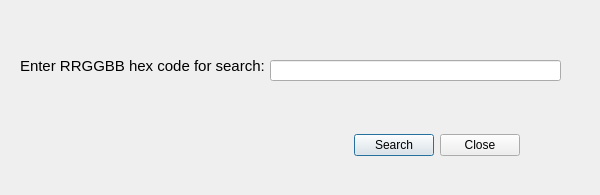
<?xml version="1.0" encoding="UTF-8"?>
<ui version="4.0">
 <class>HexSearchClass</class>
 <widget class="QDialog" name="HexSearchClass">
  <property name="geometry">
   <rect>
    <x>0</x>
    <y>0</y>
    <width>600</width>
    <height>195</height>
   </rect>
  </property>
  <property name="focusPolicy">
   <enum>Qt::FocusPolicy::TabFocus</enum>
  </property>
  <property name="windowTitle">
   <string>HexSearch</string>
  </property>
  <property name="windowIcon">
   <iconset resource="qtcolortable.qrc">
    <normaloff>:/QtColorTable/Palette.ico</normaloff>:/QtColorTable/Palette.ico</iconset>
  </property>
  <widget class="QLabel" name="label">
   <property name="geometry">
    <rect>
     <x>20</x>
     <y>50</y>
     <width>251</width>
     <height>31</height>
    </rect>
   </property>
   <property name="font">
    <font>
     <pointsize>11</pointsize>
    </font>
   </property>
   <property name="text">
    <string>Enter RRGGBB hex code for search:</string>
   </property>
  </widget>
  <widget class="QWidget" name="horizontalLayoutWidget">
   <property name="geometry">
    <rect>
     <x>40</x>
     <y>120</y>
     <width>491</width>
     <height>51</height>
    </rect>
   </property>
   <layout class="QHBoxLayout" name="horizontalLayout">
    <item>
     <spacer name="horizontalSpacer">
      <property name="orientation">
       <enum>Qt::Orientation::Horizontal</enum>
      </property>
      <property name="sizeHint" stdset="0">
       <size>
        <width>40</width>
        <height>20</height>
       </size>
      </property>
     </spacer>
    </item>
    <item>
     <widget class="QPushButton" name="searchBtn">
      <property name="text">
       <string>Search</string>
      </property>
     </widget>
    </item>
    <item>
     <widget class="QPushButton" name="closeBtn">
      <property name="text">
       <string>Close</string>
      </property>
     </widget>
    </item>
   </layout>
  </widget>
  <widget class="QLineEdit" name="hexTB">
   <property name="geometry">
    <rect>
     <x>270</x>
     <y>60</y>
     <width>291</width>
     <height>21</height>
    </rect>
   </property>
  </widget>
 </widget>
 <layoutdefault spacing="6" margin="11"/>
 <resources>
  <include location="qtcolortable.qrc"/>
 </resources>
 <connections>
  <connection>
   <sender>closeBtn</sender>
   <signal>clicked()</signal>
   <receiver>HexSearchClass</receiver>
   <slot>close()</slot>
   <hints>
    <hint type="sourcelabel">
     <x>492</x>
     <y>144</y>
    </hint>
    <hint type="destinationlabel">
     <x>299</x>
     <y>97</y>
    </hint>
   </hints>
  </connection>
 </connections>
</ui>
